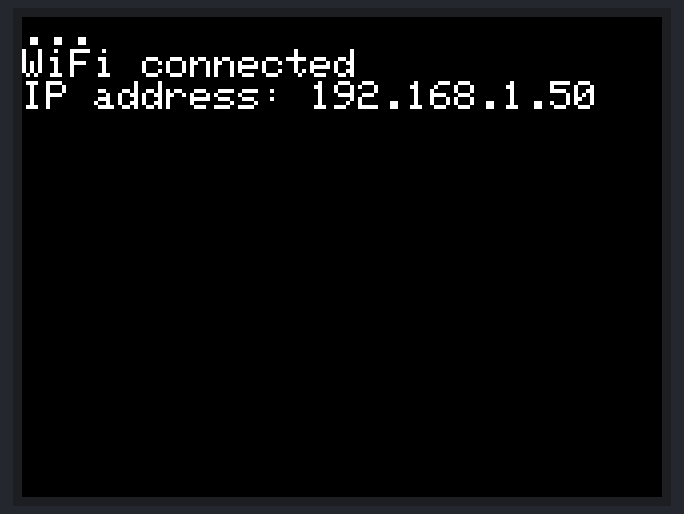
The sketch below on a simulated ESP32. Parts: 320×240 colour display. WiFi joins after 1.5 s; servers stay silent unless stated.

Above: at 1.7 s.

The sketch:

wifi.ino
```cpp
#include <M5Stack.h>
#include <WiFi.h>

const char* ssid = "*****************";
const char* password = "*************";

void setup() {
    M5.begin();
    M5.Lcd.setTextSize(2);

    WiFi.begin(ssid, password);  // Wi-Fi APに接続する
    while (WiFi.status() != WL_CONNECTED) {  //  Wi-Fi AP接続待ち
        delay(500);
        M5.Lcd.print('.');
    }

    M5.Lcd.print("\r\nWiFi connected\r\nIP address: ");
    M5.Lcd.println(WiFi.localIP());
}

void loop() {
}
```
